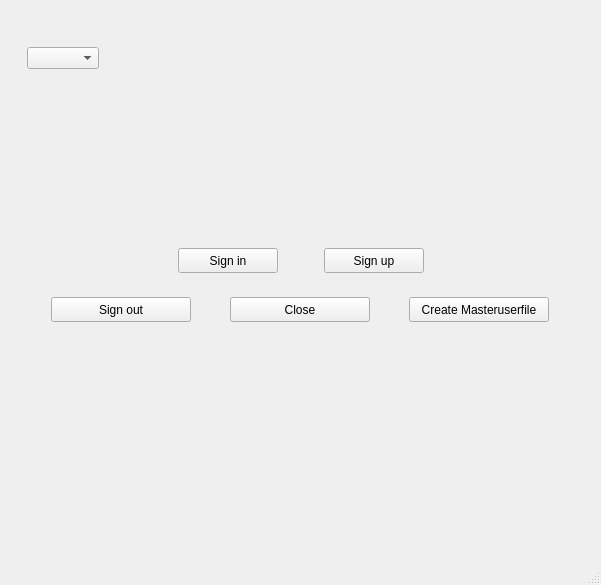
<?xml version="1.0" encoding="UTF-8"?>
<ui version="4.0">
 <class>MainWindow</class>
 <widget class="QMainWindow" name="MainWindow">
  <property name="geometry">
   <rect>
    <x>0</x>
    <y>0</y>
    <width>601</width>
    <height>585</height>
   </rect>
  </property>
  <property name="windowTitle">
   <string>MainWindow</string>
  </property>
  <widget class="QWidget" name="centralwidget">
   <layout class="QGridLayout" name="gridLayout">
    <item row="1" column="0">
     <spacer name="horizontalSpacer">
      <property name="orientation">
       <enum>Qt::Horizontal</enum>
      </property>
      <property name="sizeHint" stdset="0">
       <size>
        <width>40</width>
        <height>20</height>
       </size>
      </property>
     </spacer>
    </item>
    <item row="1" column="2">
     <spacer name="horizontalSpacer_2">
      <property name="orientation">
       <enum>Qt::Horizontal</enum>
      </property>
      <property name="sizeHint" stdset="0">
       <size>
        <width>40</width>
        <height>20</height>
       </size>
      </property>
     </spacer>
    </item>
    <item row="1" column="1">
     <widget class="QWidget" name="widget" native="true">
      <property name="minimumSize">
       <size>
        <width>0</width>
        <height>20</height>
       </size>
      </property>
      <layout class="QHBoxLayout" name="horizontalLayout">
       <item>
        <widget class="QPushButton" name="signinpushButton">
         <property name="minimumSize">
          <size>
           <width>100</width>
           <height>25</height>
          </size>
         </property>
         <property name="text">
          <string>Sign in</string>
         </property>
        </widget>
       </item>
       <item>
        <spacer name="horizontalSpacer_3">
         <property name="orientation">
          <enum>Qt::Horizontal</enum>
         </property>
         <property name="sizeHint" stdset="0">
          <size>
           <width>40</width>
           <height>20</height>
          </size>
         </property>
        </spacer>
       </item>
       <item>
        <widget class="QPushButton" name="signuppushButton">
         <property name="minimumSize">
          <size>
           <width>100</width>
           <height>25</height>
          </size>
         </property>
         <property name="text">
          <string>Sign up</string>
         </property>
        </widget>
       </item>
      </layout>
     </widget>
    </item>
    <item row="0" column="0" colspan="3">
     <widget class="QWidget" name="widget_4" native="true">
      <property name="minimumSize">
       <size>
        <width>0</width>
        <height>50</height>
       </size>
      </property>
      <layout class="QHBoxLayout" name="horizontalLayout_3">
       <item>
        <widget class="QWidget" name="widget_2" native="true">
         <layout class="QVBoxLayout" name="verticalLayout">
          <item>
           <widget class="QLabel" name="label">
            <property name="text">
             <string/>
            </property>
           </widget>
          </item>
          <item>
           <widget class="QComboBox" name="comboBox"/>
          </item>
          <item>
           <spacer name="verticalSpacer_3">
            <property name="orientation">
             <enum>Qt::Vertical</enum>
            </property>
            <property name="sizeHint" stdset="0">
             <size>
              <width>20</width>
              <height>40</height>
             </size>
            </property>
           </spacer>
          </item>
         </layout>
        </widget>
       </item>
       <item>
        <spacer name="horizontalSpacer_4">
         <property name="orientation">
          <enum>Qt::Horizontal</enum>
         </property>
         <property name="sizeHint" stdset="0">
          <size>
           <width>40</width>
           <height>20</height>
          </size>
         </property>
        </spacer>
       </item>
       <item>
        <widget class="QWidget" name="widget_5" native="true">
         <property name="minimumSize">
          <size>
           <width>150</width>
           <height>0</height>
          </size>
         </property>
         <widget class="QLabel" name="timerLabel">
          <property name="geometry">
           <rect>
            <x>40</x>
            <y>30</y>
            <width>71</width>
            <height>31</height>
           </rect>
          </property>
          <property name="font">
           <font>
            <pointsize>10</pointsize>
            <weight>75</weight>
            <bold>true</bold>
           </font>
          </property>
          <property name="text">
           <string/>
          </property>
         </widget>
         <widget class="QLabel" name="dateLabel">
          <property name="geometry">
           <rect>
            <x>0</x>
            <y>0</y>
            <width>141</width>
            <height>31</height>
           </rect>
          </property>
          <property name="font">
           <font>
            <pointsize>5</pointsize>
            <weight>50</weight>
            <bold>false</bold>
           </font>
          </property>
          <property name="text">
           <string/>
          </property>
         </widget>
        </widget>
       </item>
      </layout>
     </widget>
    </item>
    <item row="3" column="1">
     <spacer name="verticalSpacer_2">
      <property name="orientation">
       <enum>Qt::Vertical</enum>
      </property>
      <property name="sizeHint" stdset="0">
       <size>
        <width>20</width>
        <height>40</height>
       </size>
      </property>
     </spacer>
    </item>
    <item row="2" column="0" colspan="3">
     <widget class="QWidget" name="widget_3" native="true">
      <property name="minimumSize">
       <size>
        <width>5</width>
        <height>15</height>
       </size>
      </property>
      <layout class="QHBoxLayout" name="horizontalLayout_2">
       <item>
        <widget class="QPushButton" name="pushButton">
         <property name="minimumSize">
          <size>
           <width>0</width>
           <height>25</height>
          </size>
         </property>
         <property name="maximumSize">
          <size>
           <width>140</width>
           <height>16777215</height>
          </size>
         </property>
         <property name="text">
          <string>Sign out</string>
         </property>
        </widget>
       </item>
       <item>
        <widget class="QPushButton" name="pushButton_2">
         <property name="minimumSize">
          <size>
           <width>100</width>
           <height>25</height>
          </size>
         </property>
         <property name="maximumSize">
          <size>
           <width>140</width>
           <height>16777215</height>
          </size>
         </property>
         <property name="text">
          <string>Close</string>
         </property>
        </widget>
       </item>
       <item>
        <widget class="QPushButton" name="pushButton_3">
         <property name="minimumSize">
          <size>
           <width>100</width>
           <height>25</height>
          </size>
         </property>
         <property name="maximumSize">
          <size>
           <width>140</width>
           <height>16777215</height>
          </size>
         </property>
         <property name="styleSheet">
          <string notr="true"/>
         </property>
         <property name="text">
          <string>Create Masteruserfile</string>
         </property>
        </widget>
       </item>
      </layout>
     </widget>
    </item>
   </layout>
  </widget>
  <widget class="QMenuBar" name="menubar">
   <property name="geometry">
    <rect>
     <x>0</x>
     <y>0</y>
     <width>601</width>
     <height>21</height>
    </rect>
   </property>
  </widget>
  <widget class="QStatusBar" name="statusbar"/>
 </widget>
 <resources/>
 <connections>
  <connection>
   <sender>pushButton_2</sender>
   <signal>clicked()</signal>
   <receiver>MainWindow</receiver>
   <slot>close()</slot>
   <hints>
    <hint type="sourcelabel">
     <x>339</x>
     <y>322</y>
    </hint>
    <hint type="destinationlabel">
     <x>284</x>
     <y>299</y>
    </hint>
   </hints>
  </connection>
 </connections>
</ui>
